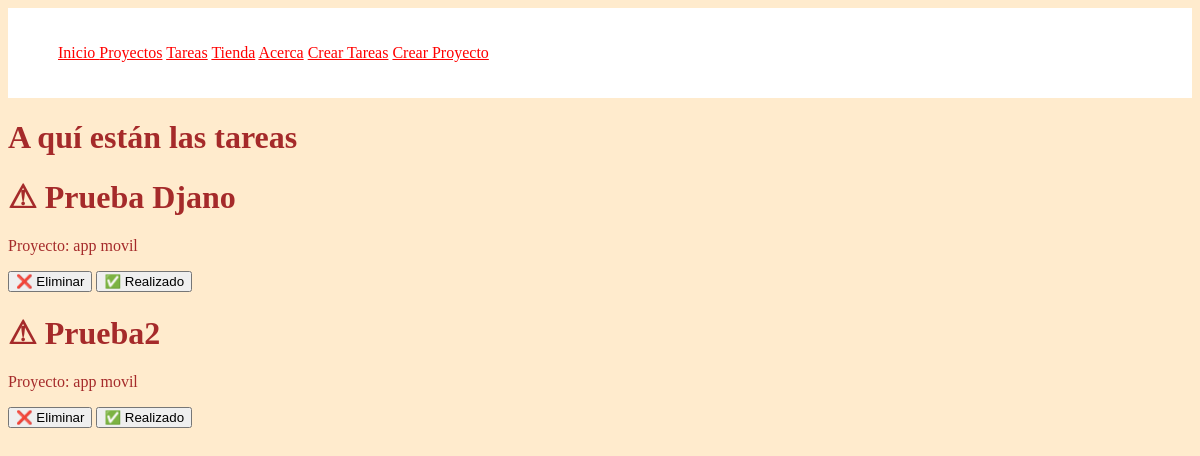
The page /tasks/ on the database as committed earlier.
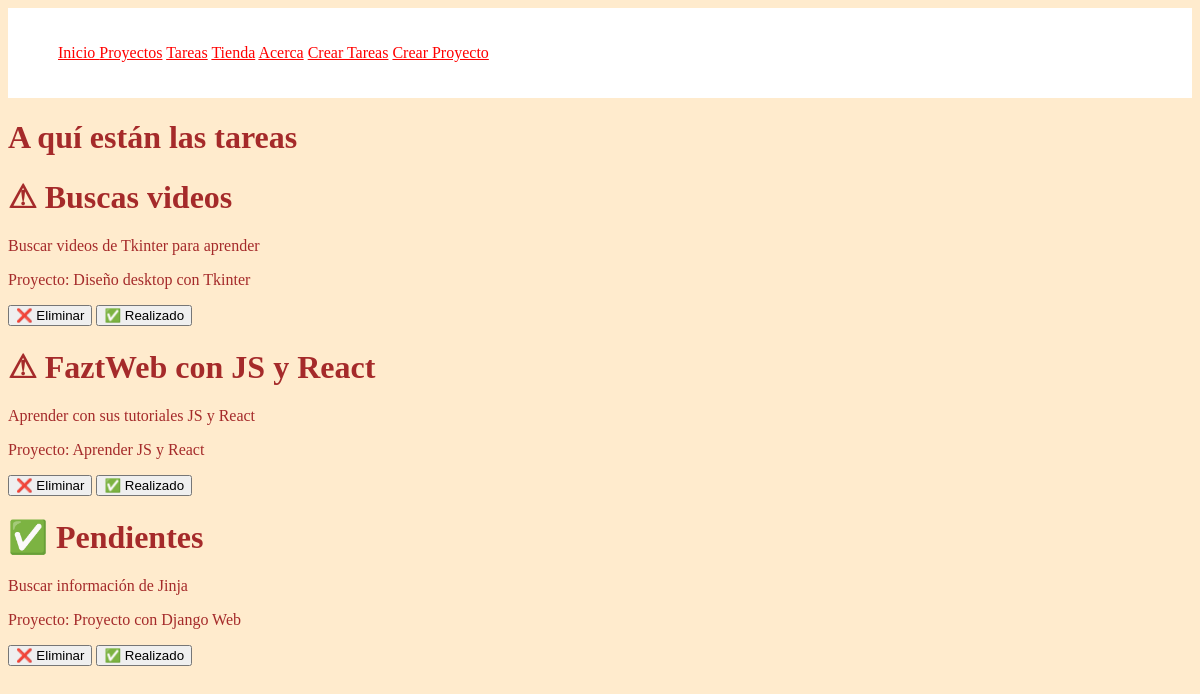
The same page on the database as committed later.
### myapp/models.py (models this page shows, shortened)
class Tareas(models.Model):
    titulo = models.CharField(max_length=200)
    descripcion = models.TextField()
    proyecto = models.ForeignKey(Proyecto, on_delete = models.CASCADE)
    realizado = models.BooleanField(default=False)

class Proyecto(models.Model):
    nombre = models.CharField(max_length=200)
    def __str__(self):
        return self.nombre

### myapp/views.py (the view)
# urls.py: path('tasks/', views.tasks, name="tasks"),
def tasks(request):
    tareas = Tareas.objects.all()
    return render(request, "tasks.html", {
        "tareas" : tareas
    })

### myapp/templates/tasks.html
{% extends "base.html"%}
{% block content %}
<h1>A quí están las tareas</h1>
{% for task in tareas %}
<div>
    <h1>{% if task.realizado == False %} ⚠ {% else %} ✅ {% endif %} {{task.titulo}}</h1>
    <p>{{task.descripcion}}</p>
    <p>Proyecto: {{task.proyecto}}</p>
    <button>
        ❌ Eliminar
    </button>
    <button>
        ✅ Realizado
    </button>
</div>
{% endfor %}
{% endblock %}

### myapp/templates/base.html (shortened to what this page needs)
{% load static %}
<!DOCTYPE html>
<html lang="en">
<head>
    <link rel="stylesheet" href="{% static 'styles/css.css' %}" type="text/css">
</head>
<body>
    <nav class="navbar" >
        <ul>
            <li>
                <a href="{% url 'index' %}"> Inicio </a>
                <a href="{% url 'project' %}"> Proyectos</a>
                <a href="{% url 'tasks' %}"> Tareas</a>
                <a href="{% url 'store'%}"> Tienda</a>
                <a href="{% url 'about' %}"> Acerca</a>
                <a href="{% url 'create_tasks' %}"> Crear Tareas</a>
                <a href="{% url 'create_project' %}"> Crear Proyecto</a>
            </li>
        </ul>
    </nav>
    <main class="container">
        {% block content %}
        {% endblock %}
    </main>
</body>
</html>

### myapp/static/Styles/css.css (style rules this page uses)
body { background-color: blanchedalmond; color: brown; }
.navbar { background-color: white; padding: 20px 10px; text-decoration: none; }
.navbar ul li a { color: red; }
.navbar ul { display: flex; justify-content: space-between; }
.navbar ul li { list-style: none; }

Rows that differ between the two databases and show on the page:
removed Tareas: titulo "Prueba Djano", proyecto "app movil"
removed Tareas: titulo "Prueba2", proyecto "app movil"
added Tareas: titulo "Buscas videos", descripcion "Buscar videos de Tkinter para aprender", proyecto "Diseño desktop con Tkinter"
added Tareas: titulo "FaztWeb con JS y React", descripcion "Aprender con sus tutoriales JS y React", proyecto "Aprender JS y React"
added Tareas: titulo "Pendientes", descripcion "Buscar información de Jinja", proyecto "Proyecto con Django Web"
